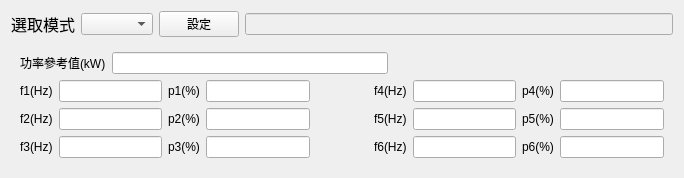
              <widget class="QWidget" name="tab_5">
               <attribute name="title">
                <string>功率(P)頻率(f)</string>
               </attribute>
               <layout class="QGridLayout" name="gridLayout_11">
                <item row="0" column="0">
                 <layout class="QVBoxLayout" name="verticalLayout_7">
                  <item>
                   <layout class="QHBoxLayout" name="horizontalLayout_3">
                    <item>
                     <widget class="QLabel" name="label_30">
                      <property name="font">
                       <font>
                        <pointsize>12</pointsize>
                       </font>
                      </property>
                      <property name="text">
                       <string>選取模式</string>
                      </property>
                     </widget>
                    </item>
                    <item>
                     <widget class="QComboBox" name="comboBox_2"/>
                    </item>
                    <item>
                     <widget class="QPushButton" name="pushButton_46">
                      <property name="text">
                       <string>設定</string>
                      </property>
                     </widget>
                    </item>
                    <item>
                     <widget class="QLineEdit" name="lineEdit_12">
                      <property name="enabled">
                       <bool>false</bool>
                      </property>
                      <property name="alignment">
                       <set>Qt::AlignCenter</set>
                      </property>
                     </widget>
                    </item>
                   </layout>
                  </item>
                  <item>
                   <widget class="QStackedWidget" name="stackedWidget_2">
                    <property name="currentIndex">
                     <number>0</number>
                    </property>
                    <widget class="QWidget" name="page_14">
                     <layout class="QVBoxLayout" name="verticalLayout_9" stretch="1,5">
                      <item>
                       <layout class="QHBoxLayout" name="horizontalLayout_7">
                        <item>
                         <widget class="QLabel" name="label_16">
                          <property name="text">
                           <string>功率參考值(kW)</string>
                          </property>
                         </widget>
                        </item>
                        <item>
                         <widget class="QLineEdit" name="lineEdit_13">
                          <property name="alignment">
                           <set>Qt::AlignCenter</set>
                          </property>
                         </widget>
                        </item>
                        <item>
                         <spacer name="horizontalSpacer_4">
                          <property name="orientation">
                           <enum>Qt::Horizontal</enum>
                          </property>
                          <property name="sizeHint" stdset="0">
                           <size>
                            <width>40</width>
                            <height>20</height>
                           </size>
                          </property>
                         </spacer>
                        </item>
                       </layout>
                      </item>
                      <item>
                       <layout class="QVBoxLayout" name="verticalLayout_2" stretch="5">
                        <item>
                         <layout class="QHBoxLayout" name="horizontalLayout_2" stretch="5,1,5">
                          <item>
                           <layout class="QGridLayout" name="gridLayout_9">
                            <item row="2" column="3">
                             <widget class="QLineEdit" name="lineEdit_22">
                              <property name="alignment">
                               <set>Qt::AlignCenter</set>
                              </property>
                             </widget>
                            </item>
                            <item row="1" column="0">
                             <widget class="QLabel" name="label_19">
                              <property name="text">
                               <string>f2(Hz)</string>
                              </property>
                             </widget>
                            </item>
                            <item row="1" column="1">
                             <widget class="QLineEdit" name="lineEdit_15">
                              <property name="alignment">
                               <set>Qt::AlignCenter</set>
                              </property>
                             </widget>
                            </item>
                            <item row="0" column="0">
                             <widget class="QLabel" name="label_18">
                              <property name="text">
                               <string>f1(Hz)</string>
                              </property>
                             </widget>
                            </item>
                            <item row="1" column="3">
                             <widget class="QLineEdit" name="lineEdit_21">
                              <property name="alignment">
                               <set>Qt::AlignCenter</set>
                              </property>
                             </widget>
                            </item>
                            <item row="0" column="2">
                             <widget class="QLabel" name="label_21">
                              <property name="text">
                               <string>p1(%)</string>
                              </property>
                             </widget>
                            </item>
                            <item row="1" column="2">
                             <widget class="QLabel" name="label_22">
                              <property name="text">
                               <string>p2(%)</string>
                              </property>
                             </widget>
                            </item>
                            <item row="2" column="0">
                             <widget class="QLabel" name="label_20">
                              <property name="text">
                               <string>f3(Hz)</string>
                              </property>
                             </widget>
                            </item>
                            <item row="2" column="2">
                             <widget class="QLabel" name="label_23">
                              <property name="text">
                               <string>p3(%)</string>
                              </property>
                             </widget>
                            </item>
                            <item row="0" column="3">
                             <widget class="QLineEdit" name="lineEdit_20">
                              <property name="alignment">
                               <set>Qt::AlignCenter</set>
                              </property>
                             </widget>
                            </item>
                            <item row="0" column="1">
                             <widget class="QLineEdit" name="lineEdit_14">
                              <property name="alignment">
                               <set>Qt::AlignCenter</set>
                              </property>
                             </widget>
                            </item>
                            <item row="2" column="1">
                             <widget class="QLineEdit" name="lineEdit_16">
                              <property name="alignment">
                               <set>Qt::AlignCenter</set>
                              </property>
                             </widget>
                            </item>
                           </layout>
                          </item>
                          <item>
                           <spacer name="horizontalSpacer">
                            <property name="orientation">
                             <enum>Qt::Horizontal</enum>
                            </property>
                            <property name="sizeHint" stdset="0">
                             <size>
                              <width>40</width>
                              <height>20</height>
                             </size>
                            </property>
                           </spacer>
                          </item>
                          <item>
                           <layout class="QGridLayout" name="gridLayout_10">
                            <item row="0" column="2">
                             <widget class="QLabel" name="label_27">
                              <property name="text">
                               <string>p4(%)</string>
                              </property>
                             </widget>
                            </item>
                            <item row="0" column="3">
                             <widget class="QLineEdit" name="lineEdit_23">
                              <property name="alignment">
                               <set>Qt::AlignCenter</set>
                              </property>
                             </widget>
                            </item>
                            <item row="1" column="2">
                             <widget class="QLabel" name="label_28">
                              <property name="text">
                               <string>p5(%)</string>
                              </property>
                             </widget>
                            </item>
                            <item row="1" column="1">
                             <widget class="QLineEdit" name="lineEdit_18">
                              <property name="alignment">
                               <set>Qt::AlignCenter</set>
                              </property>
                             </widget>
                            </item>
                            <item row="2" column="2">
                             <widget class="QLabel" name="label_29">
                              <property name="text">
                               <string>p6(%)</string>
                              </property>
                             </widget>
                            </item>
                            <item row="1" column="0">
                             <widget class="QLabel" name="label_25">
                              <property name="text">
                               <string>f5(Hz)</string>
                              </property>
                             </widget>
                            </item>
                            <item row="0" column="1">
                             <widget class="QLineEdit" name="lineEdit_17">
                              <property name="alignment">
                               <set>Qt::AlignCenter</set>
                              </property>
                             </widget>
                            </item>
                            <item row="2" column="0">
                             <widget class="QLabel" name="label_26">
                              <property name="text">
                               <string>f6(Hz)</string>
                              </property>
                             </widget>
                            </item>
                            <item row="0" column="0">
                             <widget class="QLabel" name="label_24">
                              <property name="text">
                               <string>f4(Hz)</string>
                              </property>
                             </widget>
                            </item>
                            <item row="2" column="1">
                             <widget class="QLineEdit" name="lineEdit_19">
                              <property name="alignment">
                               <set>Qt::AlignCenter</set>
                              </property>
                             </widget>
                            </item>
                            <item row="1" column="3">
                             <widget class="QLineEdit" name="lineEdit_24">
                              <property name="alignment">
                               <set>Qt::AlignCenter</set>
                              </property>
                             </widget>
                            </item>
                            <item row="2" column="3">
                             <widget class="QLineEdit" name="lineEdit_25">
                              <property name="alignment">
                               <set>Qt::AlignCenter</set>
                              </property>
                             </widget>
                            </item>
                           </layout>
                          </item>
                         </layout>
                        </item>
                       </layout>
                      </item>
                     </layout>
                    </widget>
                   </widget>
                  </item>
                 </layout>
                </item>
               </layout>
              </widget>
